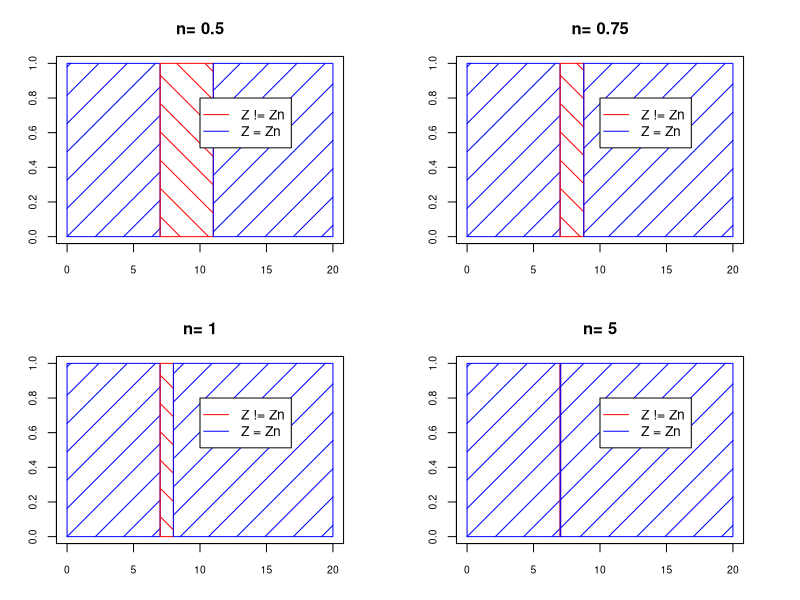

The R script that drew this image:
## Plots convergence in probability


fplot <- function(n){
    x1 = 5.0
    x2 = 7.0
    x3 = 7.0 + 1/n^2
    
    xinfty = 20
    
    s1 <- seq(0,x1,by=0.1)
    s1 <- seq(5,7,by=0.1)
    
    s3 <- seq(7+1/n,xinfty,by=0.1)
    
    # create blank canvas for plotting 
    plot(s3, type='n', xlim = c(0,xinfty), ylim = c(0,1), 
         xlab="", ylab = "", 
         cex.lab=0.75, cex.axis = 0.75, 
         main = paste("n=",(bquote(.(n)))))
    
    # plot ploygon where Z = Zn
    x <- c(0,0,x2,x2)
    polygon(x, c(0,1,1,0), density = 5, col = 'blue')
    
    # plot ploygon where Z - Zn != 1
    x <- c(x2,x2,x3,x3)
    polygon(x, c(0,1,1,0), density = 5, col = 'red', angle = -45)
    
    # plot ploygon where Z = Zn again
    x <- c(x3,x3,xinfty,xinfty)
    polygon(x, c(0,1,1,0), density = 5, col = 'blue')
    
    legend(x = 10, y = 0.8, legend = c(expression("Z != Zn"), expression("Z = Zn")), col = c("red", "blue"), angle = c(45,-45), pch="", lwd=c(1,1))
}

par(mfrow=c(2,2), mar=c(3.4,3.4,3.4,3.4), oma=c(0,0,0,0))
fplot(0.5)
fplot(0.75)
fplot(1)
fplot(5)
par(mfrow=c(1,1))
